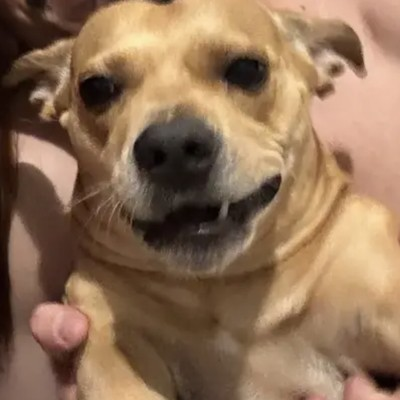
#> input picture scripts/assets/dog.jpg, 400 x 400 px
$ python generate-countdown-gifs.py
#> lines starting #> are read from the running program, lines starting #| are printed output that depends on the picture; after the words box and inside, x2 and y2 are one past the last pixel; in counts of white or black regions, pixels touching at a corner belong together
"""
Generates the animated dog-themed countdown GIFs (public/images/countdown/day-N.gif).
Free tooling only: Pillow + the macOS "Apple Color Emoji" font.

    python3 scripts/generate-countdown-gifs.py

Re-run only when the artwork changes; the GIFs are committed.
"""
import math
import random
from pathlib import Path

from PIL import Image, ImageDraw, ImageFont

OUT = Path(__file__).resolve().parent.parent / "public/images/countdown"
SIZE = 480
FRAMES = 14
START_DAYS = 14  # keep in sync with COUNTDOWN_START_DAYS

EMOJI_FONT = "/System/Library/Fonts/Apple Color Emoji.ttc"
TEXT_FONT = "/System/Library/Fonts/Supplemental/Georgia Bold.ttf"

CREAM = (253, 247, 238)
SAGE = (122, 140, 110)
GOLD = (201, 162, 90)
BLUSH = (244, 214, 208)

ASSETS = Path(__file__).resolve().parent / "assets"
_emoji_cache: dict[str, Image.Image] = {}


def dog_portrait(px: int) -> Image.Image:
    """The couple's dog (scripts/assets/dog.jpg), circle-cropped with a gold ring."""
    key = f"dog{px}"
    if key not in _emoji_cache:
        scale = 4  # supersample the mask for smooth edges
        photo = Image.open(ASSETS / "dog.jpg").convert("RGBA").resize((px, px), Image.LANCZOS)
        mask = Image.new("L", (px * scale, px * scale), 0)
        ImageDraw.Draw(mask).ellipse((0, 0, px * scale - 1, px * scale - 1), fill=255)
        photo.putalpha(mask.resize((px, px), Image.LANCZOS))
        ring = Image.new("RGBA", (px + 12, px + 12), (0, 0, 0, 0))
        ImageDraw.Draw(ring).ellipse((0, 0, px + 11, px + 11), fill=GOLD + (255,))
        ring.alpha_composite(photo, (6, 6))
        _emoji_cache[key] = ring
    return _emoji_cache[key]


def emoji(char: str, px: int) -> Image.Image:
    key = f"{char}{px}"
    if key not in _emoji_cache:
        font = ImageFont.truetype(EMOJI_FONT, 160)  # the only bitmap strike Apple ships
        img = Image.new("RGBA", (200, 200), (0, 0, 0, 0))
        ImageDraw.Draw(img).text((0, 0), char, font=font, embedded_color=True)
        img = img.crop(img.getbbox())
        _emoji_cache[key] = img.resize((px, px), Image.LANCZOS)
    return _emoji_cache[key]


def paste_center(base: Image.Image, img: Image.Image, cx: float, cy: float):
    base.alpha_composite(img, (int(cx - img.width / 2), int(cy - img.height / 2)))


def centered_text(draw, text, cy, font, fill):
    w = draw.textlength(text, font=font)
    draw.text(((SIZE - w) / 2, cy), text, font=font, fill=fill)


def frame(day: int, i: int, confetti) -> Image.Image:
    t = i / FRAMES * 2 * math.pi
    img = Image.new("RGBA", (SIZE, SIZE), CREAM + (255,))
    d = ImageDraw.Draw(img)
    d.rounded_rectangle((14, 14, SIZE - 14, SIZE - 14), 28, outline=GOLD, width=4)

    # Confetti first so it stays behind the text (wedding day only).
    if day == 0:
        for x, y0, speed, color, sz in confetti:
            y = (y0 + i * speed) % SIZE
            d.rectangle((x, y, x + sz, y + sz * 1.6), fill=color)

    # Bobbing paw prints in a band along the bottom.
    for k in range(6):
        paste_center(img, emoji("🐾", 30), 60 + k * 72, 440 + 7 * math.sin(t + k))

    wedding_day = day == 0
    bounce = abs(math.sin(t)) * 26
    paste_center(img, dog_portrait(150), SIZE / 2 - 20 if wedding_day else SIZE / 2, 130 - bounce)
    if wedding_day:
        paste_center(img, emoji("💍", 70), SIZE / 2 + 80, 180 - bounce * 0.5)
    paste_center(img, emoji("🎀", 54), SIZE / 2, 200 - bounce) if not wedding_day else None

    if wedding_day:
        centered_text(d, "HOJE É O DIA!", 235, ImageFont.truetype(TEXT_FONT, 46), SAGE)
        centered_text(d, "Ellen & Bruno", 300, ImageFont.truetype(TEXT_FONT, 38), GOLD)
    else:
        pulse = 1 + 0.06 * math.sin(t)
        num = ImageFont.truetype(TEXT_FONT, int(130 * pulse))
        text = str(day)
        w = d.textlength(text, font=num)
        d.text(((SIZE - w) / 2, 215 - (num.size - 130) / 2), text, font=num, fill=SAGE)
        label = "DIA PARA O SIM!" if day == 1 else "DIAS PARA O SIM!"
        centered_text(d, label, 345, ImageFont.truetype(TEXT_FONT, 32), GOLD)
    centered_text(d, "24 · 10 · 2026", 392 if not wedding_day else 360,
                  ImageFont.truetype(TEXT_FONT, 22), SAGE)
    return img


def main():
    rng = random.Random(24)
    confetti = [
        (rng.randint(20, SIZE - 30), rng.randint(0, SIZE), rng.choice([20, 34, 48]),
         rng.choice([GOLD, SAGE, BLUSH, (230, 150, 140)]), rng.randint(6, 11))
        for _ in range(40)
    ]
    for day in range(START_DAYS + 1):
        frames = [frame(day, i, confetti).convert("P", palette=Image.ADAPTIVE, colors=64)
                  for i in range(FRAMES)]
#> in frame, `bounce = abs(math.sin(t)) * 26`: bounce = 0
#> in dog_portrait, `mask = Image.new("L", (px * scale, px * scale), 0)`: mask: PIL image 600x600 L; every value is 0
#> in dog_portrait, `ImageDraw.Draw(mask).ellipse((0, 0, px * scale - 1, px * scale - 1), f..`:
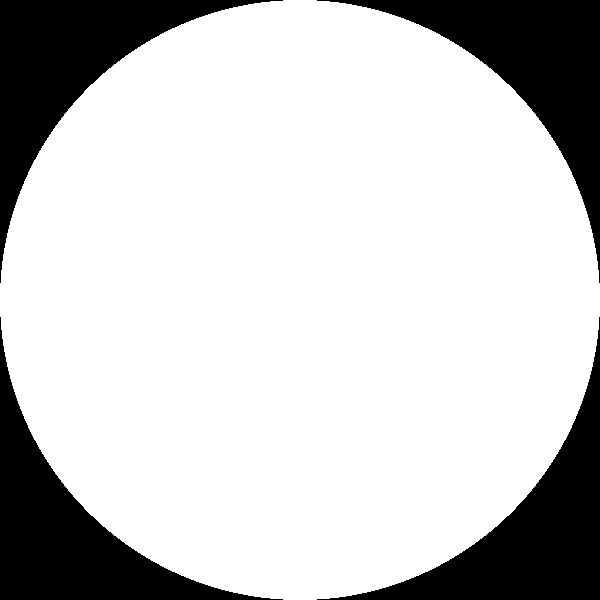
#> mask: PIL image 600x600 L; 78.5% white; 4 black regions, box (x1, y1, x2, y2) and area: (0, 0, 283, 283) 19332, (317, 0, 600, 283) 19332, (0, 317, 283, 600) 19332, (317, 317, 600, 600) 19332
#> in dog_portrait, `ring = Image.new("RGBA", (px + 12, px + 12), (0, 0, 0, 0))`: ring: PIL image 162x162 RGBA; every value is 0
#> in dog_portrait, `ImageDraw.Draw(ring).ellipse((0, 0, px + 11, px + 11), fill=GOLD + (25..`:
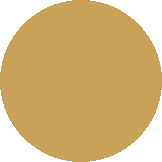
#> ring: PIL image 162x162 RGBA; mean R, G, B, A 157.7, 127.1, 70.6, 200.1; transparent parts drawn white
#> in dog_portrait, `ring.alpha_composite(photo, (6, 6))`:
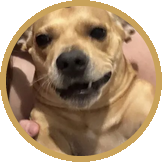
#> ring: PIL image 162x162 RGBA; mean R, G, B, A 119.2, 94.9, 68, 200.1; transparent parts drawn white
#> in paste_center (call 39), `base.alpha_composite(img, (int(cx - img.width / 2), int(cy - img.heigh..`:
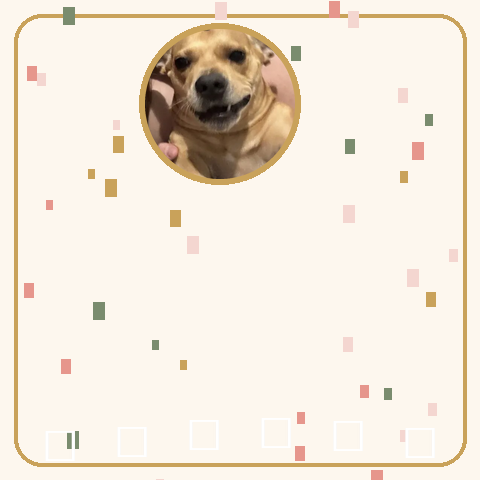
#> base: PIL image 480x480 RGBA; mean R, G, B, A 241.3, 231.5, 218.1, 255
#> in frame (call 10), `t = i / FRAMES * 2 * math.pi`: t = 4.04
#> after the loop in frame (call 10), `for k in range(6):`:
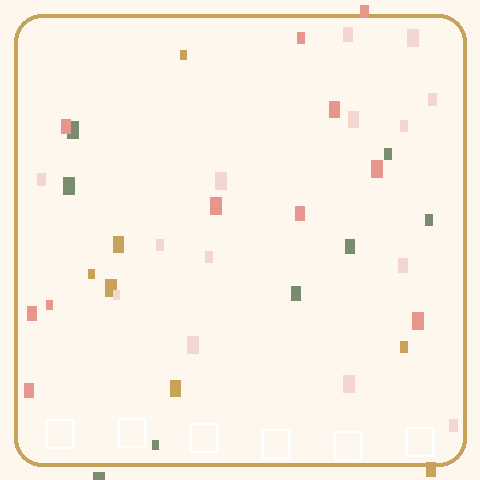
#> img: PIL image 480x480 RGBA; mean R, G, B, A 250.4, 242.6, 231.5, 255
#> in frame (call 10), `bounce = abs(math.sin(t)) * 26`: bounce = 20.33
#> in frame (call 11), `t = i / FRAMES * 2 * math.pi`: t = 4.49
#> after the loop in frame (call 11), `for k in range(6):`:
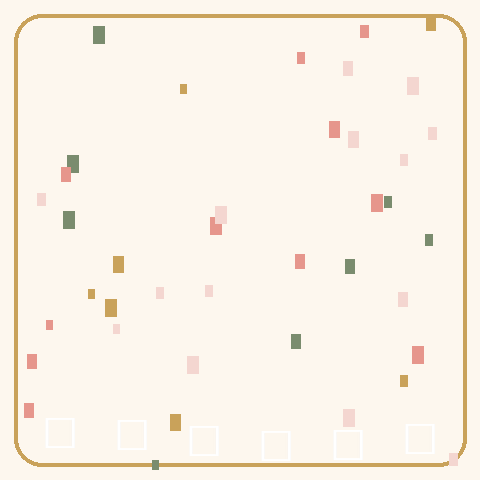
#> img: PIL image 480x480 RGBA; mean R, G, B, A 250.3, 242.6, 231.4, 255
#> in frame (call 11), `bounce = abs(math.sin(t)) * 26`: bounce = 25.35
#> in frame (call 12), `t = i / FRAMES * 2 * math.pi`: t = 4.94
#> in frame (call 12), `paste_center(img, dog_portrait(150), SIZE / 2 - 20 if wedding_day else..`:
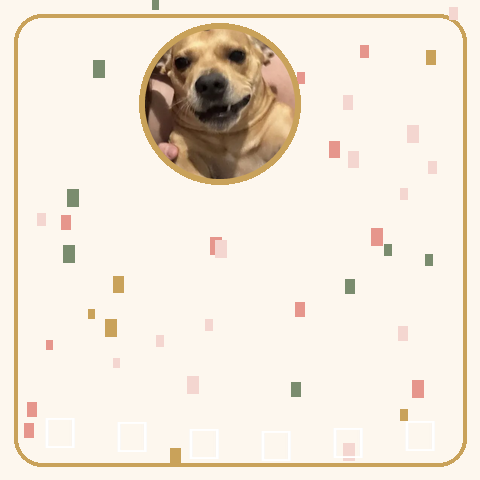
#> img: PIL image 480x480 RGBA; mean R, G, B, A 241.3, 231.3, 217.9, 255
#> frames = 14 items
        path = OUT / f"day-{day}.gif"
        frames[0].save(path, save_all=True, append_images=frames[1:],
                       duration=70, loop=0, optimize=True, disposal=2)
#> (the run stopped early here; a loop or call above may not have finished)
